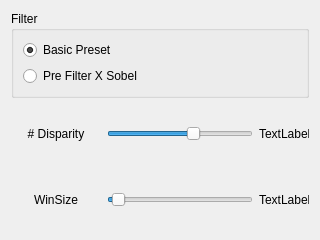
<?xml version="1.0" encoding="UTF-8"?>
<ui version="4.0">
 <class>QOclBM_params</class>
 <widget class="QWidget" name="QOclBM_params">
  <property name="geometry">
   <rect>
    <x>0</x>
    <y>0</y>
    <width>320</width>
    <height>240</height>
   </rect>
  </property>
  <property name="windowTitle">
   <string>Form</string>
  </property>
  <layout class="QVBoxLayout" name="verticalLayout_2">
   <item>
    <widget class="QGroupBox" name="groupBox">
     <property name="title">
      <string>Filter</string>
     </property>
     <layout class="QVBoxLayout" name="verticalLayout">
      <item>
       <widget class="QRadioButton" name="radioButton_basic">
        <property name="text">
         <string>Basic Preset</string>
        </property>
        <property name="checked">
         <bool>true</bool>
        </property>
       </widget>
      </item>
      <item>
       <widget class="QRadioButton" name="radioButton_sobel">
        <property name="text">
         <string>Pre Filter X Sobel</string>
        </property>
       </widget>
      </item>
     </layout>
    </widget>
   </item>
   <item>
    <layout class="QHBoxLayout" name="horizontalLayout">
     <item>
      <widget class="QLabel" name="label">
       <property name="sizePolicy">
        <sizepolicy hsizetype="Fixed" vsizetype="Preferred">
         <horstretch>0</horstretch>
         <verstretch>0</verstretch>
        </sizepolicy>
       </property>
       <property name="minimumSize">
        <size>
         <width>90</width>
         <height>0</height>
        </size>
       </property>
       <property name="maximumSize">
        <size>
         <width>90</width>
         <height>16777215</height>
        </size>
       </property>
       <property name="text">
        <string># Disparity</string>
       </property>
       <property name="alignment">
        <set>Qt::AlignCenter</set>
       </property>
      </widget>
     </item>
     <item>
      <widget class="QSlider" name="horizontalSlider_disp">
       <property name="minimum">
        <number>-300</number>
       </property>
       <property name="maximum">
        <number>300</number>
       </property>
       <property name="value">
        <number>64</number>
       </property>
       <property name="orientation">
        <enum>Qt::Horizontal</enum>
       </property>
      </widget>
     </item>
     <item>
      <widget class="QLabel" name="label_disp">
       <property name="sizePolicy">
        <sizepolicy hsizetype="Fixed" vsizetype="Preferred">
         <horstretch>0</horstretch>
         <verstretch>0</verstretch>
        </sizepolicy>
       </property>
       <property name="minimumSize">
        <size>
         <width>50</width>
         <height>0</height>
        </size>
       </property>
       <property name="maximumSize">
        <size>
         <width>50</width>
         <height>16777215</height>
        </size>
       </property>
       <property name="text">
        <string>TextLabel</string>
       </property>
      </widget>
     </item>
    </layout>
   </item>
   <item>
    <layout class="QHBoxLayout" name="horizontalLayout_2">
     <item alignment="Qt::AlignHCenter">
      <widget class="QLabel" name="label_2">
       <property name="sizePolicy">
        <sizepolicy hsizetype="Fixed" vsizetype="Preferred">
         <horstretch>0</horstretch>
         <verstretch>0</verstretch>
        </sizepolicy>
       </property>
       <property name="minimumSize">
        <size>
         <width>90</width>
         <height>0</height>
        </size>
       </property>
       <property name="maximumSize">
        <size>
         <width>90</width>
         <height>16777215</height>
        </size>
       </property>
       <property name="text">
        <string>WinSize</string>
       </property>
       <property name="alignment">
        <set>Qt::AlignCenter</set>
       </property>
      </widget>
     </item>
     <item>
      <widget class="QSlider" name="horizontalSlider_win">
       <property name="minimum">
        <number>1</number>
       </property>
       <property name="maximum">
        <number>300</number>
       </property>
       <property name="singleStep">
        <number>2</number>
       </property>
       <property name="pageStep">
        <number>11</number>
       </property>
       <property name="value">
        <number>9</number>
       </property>
       <property name="orientation">
        <enum>Qt::Horizontal</enum>
       </property>
      </widget>
     </item>
     <item>
      <widget class="QLabel" name="label_winsize">
       <property name="sizePolicy">
        <sizepolicy hsizetype="Fixed" vsizetype="Preferred">
         <horstretch>0</horstretch>
         <verstretch>0</verstretch>
        </sizepolicy>
       </property>
       <property name="minimumSize">
        <size>
         <width>50</width>
         <height>0</height>
        </size>
       </property>
       <property name="maximumSize">
        <size>
         <width>50</width>
         <height>16777215</height>
        </size>
       </property>
       <property name="text">
        <string>TextLabel</string>
       </property>
      </widget>
     </item>
    </layout>
   </item>
  </layout>
 </widget>
 <resources/>
 <connections>
  <connection>
   <sender>horizontalSlider_disp</sender>
   <signal>valueChanged(int)</signal>
   <receiver>label_disp</receiver>
   <slot>setNum(int)</slot>
   <hints>
    <hint type="sourcelabel">
     <x>195</x>
     <y>135</y>
    </hint>
    <hint type="destinationlabel">
     <x>297</x>
     <y>142</y>
    </hint>
   </hints>
  </connection>
  <connection>
   <sender>horizontalSlider_win</sender>
   <signal>valueChanged(int)</signal>
   <receiver>label_winsize</receiver>
   <slot>setNum(int)</slot>
   <hints>
    <hint type="sourcelabel">
     <x>202</x>
     <y>201</y>
    </hint>
    <hint type="destinationlabel">
     <x>285</x>
     <y>206</y>
    </hint>
   </hints>
  </connection>
 </connections>
</ui>
